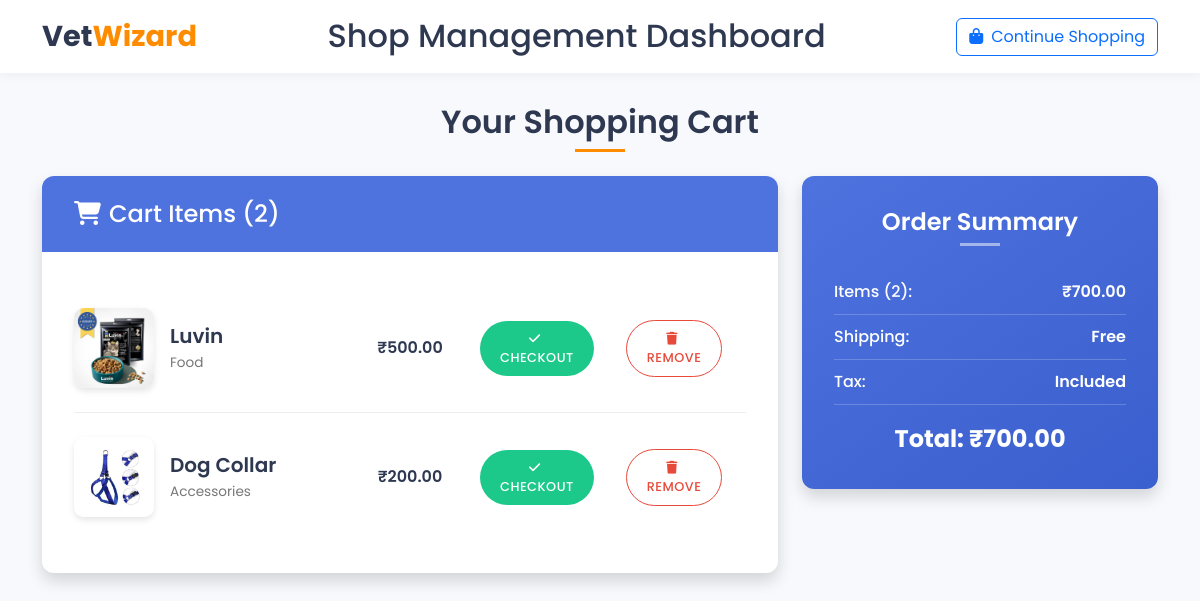
Page /shop/cart/ (signed in) on the committed database.
### shop/models.py (models this page shows, shortened)
class Cart(models.Model):
    user = models.ForeignKey(settings.AUTH_USER_MODEL, on_delete=models.CASCADE)  # Reference custom user model
    product = models.ForeignKey(Product, on_delete=models.CASCADE)
    quantity = models.PositiveIntegerField(default=1)
    added_at = models.DateTimeField(auto_now_add=True)
    total_price = models.DecimalField(max_digits=10, decimal_places=2, default=Decimal('0.00'))
    buy=models.BooleanField(default=False)

class Product(models.Model):
    category = models.ForeignKey(Product_Category, on_delete=models.CASCADE, related_name='products')
    name = models.CharField(max_length=255)
    description = models.TextField()
    price = models.DecimalField(max_digits=10, decimal_places=2)
    stock = models.PositiveIntegerField()
    image = models.ImageField(upload_to='products/')
    created_at = models.DateTimeField(auto_now_add=True)

class Product_Category(models.Model):
    name = models.CharField(max_length=100, unique=True)
    description = models.TextField(blank=True)
    created_at = models.DateTimeField(auto_now_add=True)

### shop/views.py (the view)
# urls.py: path('cart/', views.cart_view, name='cart'),
def cart_view(request):
    cart_items = Cart.objects.filter(user=request.user,buy=False).order_by('-id')
    total_price = sum(item.total_price for item in cart_items)
    return render(request, 'cart.html', {'cart_items': cart_items, 'total_price': total_price})

### shop/templates/cart.html (shortened to what this page needs)
<!DOCTYPE html>
<html lang="en">
<head>
    <link href="https://cdn.jsdelivr.net/npm/bootstrap@5.3.0-alpha1/dist/css/bootstrap.min.css" rel="stylesheet">
    <link rel="stylesheet" href="https://cdnjs.cloudflare.com/ajax/libs/font-awesome/6.4.0/css/all.min.css">
</head>
<body>
    <div class="header-section">
        <div class="container-fluid">
            <div class="d-flex justify-content-between align-items-center">
                <a href="{% url 'user' %}" class="logo logo_a">Vet<span>Wizard</span></a>
                <h2 class="d-none d-md-block mb-0">Shop Management Dashboard</h2>
                <a class="btn btn-outline-primary" href="{% url 'main_shop' %}">
                    <i class="fas fa-shopping-bag me-2"></i>Continue Shopping
                </a>
            </div>
        </div>
    </div>
    <div class="content-section">
        <div class="container">
            <h1 class="page-title fade-in">Your Shopping Cart</h1>
            {% if cart_items %}
            <div class="row">
                <div class="col-lg-8 mb-4 fade-in" style="animation-delay: 0.1s;">
                    <div class="cart-container">
                        <div class="cart-header">
                            <h4 class="mb-0"><i class="fas fa-shopping-cart me-2"></i>Cart Items ({{ cart_items|length }})</h4>
                        </div>
                        {% for item in cart_items %}
                        <div class="cart-item fade-in" style="animation-delay: {{ forloop.counter|add:'2' }}00ms;">
                            <div class="row align-items-center">
                                <div class="col-md-5">
                                    <div class="product-info">
                                        {% if item.product.image %}
                                        <img src="{{ item.product.image.url }}" alt="{{ item.product.name }}" class="product-image">
                                        {% else %}
                                        <div class="product-image d-flex align-items-center justify-content-center bg-light">
                                            <i class="fas fa-image text-muted"></i>
                                        </div>
                                        {% endif %}
                                        <div>
                                            <h5 class="product-name">{{ item.product.name }}</h5>
                                            {% if item.product.category %}
                                            <div class="product-category">{{ item.product.category.name }}</div>
                                            {% endif %}
                                        </div>
                                    </div>
                                </div>
                                <div class="col-md-2 text-center">
                                    <div class="price">₹{{ item.product.price }}</div>
                                </div>
                                <div class="col-md-3">
                                    <div class="d-flex flex-column flex-md-row align-items-center gap-2 action-buttons">
                                        <a href="{% url 'checkout_product' item.id %}" class="btn action-btn checkout-btn me-4">
                                            <i class="fas fa-check me-1"></i>Checkout
                                        </a>
                                        <a href="{% url 'cart_delete' item.id %}" class="btn action-btn remove-btn" onclick="return confirmDelete()">
                                            <i class="fas fa-trash me-1"></i>Remove
                                        </a>
                                    </div>
                                </div>
                            </div>
                        </div>
                        {% endfor %}
                    </div>
                </div>
                <div class="col-lg-4 fade-in" style="animation-delay: 0.3s;">
                    <div class="cart-summary">
                        <h4 class="summary-title">Order Summary</h4>
                        <div class="summary-row">
                            <span class="summary-label">Items ({{ cart_items|length }}):</span>
                            <span class="summary-value">₹{{ total_price }}</span>
                        </div>
                        <div class="summary-row">
                            <span class="summary-label">Shipping:</span>
                            <span class="summary-value">Free</span>
                        </div>
                        <div class="summary-row">
                            <span class="summary-label">Tax:</span>
                            <span class="summary-value">Included</span>
                        </div>
                        <div class="grand-total">
                            <span>Total:</span>
                            <span>₹{{ total_price }}</span>
                        </div>
                    </div>
                </div>
            </div>
            {% endif %}
        </div>
    </div>
</body>
</html>

### shop/templates/cart.html (style rules this page uses)
:root { --primary: #4e73df; --secondary: #f8f9fc; --accent: #ff8c00; --dark: #2e3951; --light: #f8f9fc; --success: #1cc88a; --danger: #e74a3b; --box-shadow: 0 .5rem 1rem rgba(0,0,0,.15); --card-border-radius: 0.75rem; }
body { font-family: 'Poppins', Arial, sans-serif; background-color: var(--secondary); color: var(--dark); padding: 0; margin: 0; }
.header-section { background-color: white; box-shadow: 0 2px 10px rgba(0,0,0,0.05); padding: 15px 30px; }
.content-section { padding: 30px; }
.logo { display: flex; align-items: center; font-size: 1.8rem; font-weight: 700; color: var(--dark); text-decoration: none; }
.logo span { color: var(--accent); }
.page-title { font-size: 2rem; font-weight: 600; color: var(--dark); margin-bottom: 1.5rem; text-align: center; position: relative; padding-bottom: 10px; }
.page-title:after { content: ''; position: absolute; bottom: 0; left: 50%; transform: translateX(-50%); width: 50px; height: 3px; background-color: var(--accent); }
.cart-container { background-color: white; border-radius: var(--card-border-radius); box-shadow: var(--box-shadow); padding: 2rem; margin-bottom: 2rem; }
.cart-header { background-color: var(--primary); color: white; border-radius: var(--card-border-radius) var(--card-border-radius) 0 0; margin: -2rem -2rem 2rem -2rem; padding: 1.5rem 2rem; }
.cart-item { border-bottom: 1px solid #eee; padding: 1.5rem 0; transition: all 0.3s ease; }
.cart-item:last-child { border-bottom: none; }
.product-info { display: flex; align-items: center; }
.product-image { width: 80px; height: 80px; border-radius: 10px; object-fit: cover; margin-right: 1rem; box-shadow: 0 3px 6px rgba(0,0,0,0.1); }
.product-name { font-weight: 600; margin-bottom: 0.3rem; color: var(--dark); }
.product-category { color: #777; font-size: 0.85rem; }
.price { font-weight: 600; color: var(--dark); }
.action-btn { border-radius: 50px; padding: 8px 20px; font-weight: 500; text-transform: uppercase; font-size: 0.8rem; letter-spacing: 0.5px; transition: all 0.3s; }
.checkout-btn { background-color: var(--success); border: none; color: white; }
.remove-btn { background-color: white; border: 1px solid var(--danger); color: var(--danger); }
.cart-summary { background: linear-gradient(145deg, var(--primary), #3a5fce); color: white; border-radius: var(--card-border-radius); padding: 2rem; box-shadow: var(--box-shadow); text-align: center; }
.summary-title { font-size: 1.5rem; font-weight: 600; margin-bottom: 1.5rem; position: relative; padding-bottom: 10px; }
.summary-title:after { content: ''; position: absolute; bottom: 0; left: 50%; transform: translateX(-50%); width: 40px; height: 3px; background-color: rgba(255,255,255,0.5); }
.summary-row { display: flex; justify-content: space-between; padding: 10px 0; border-bottom: 1px solid rgba(255,255,255,0.2); }
.summary-label { font-weight: 500; }
.summary-value { font-weight: 600; }
.grand-total { font-size: 1.5rem; font-weight: 700; margin-top: 1rem; }
.fade-in { animation: fadeIn 0.5s ease forwards; }

### rows in the picture
Cart: product.image (picture), product.name "Luvin", product.category.name "Food", product.price "500.00"
Cart: product.image (picture), product.name "Dog Collar", product.category.name "Accessories", product.price "200.00"

### other values in the picture
{{ cart_items|length }} "2"
{{ total_price }} "700.00"
